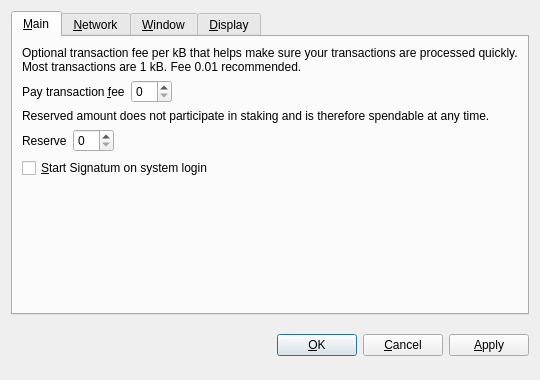
<?xml version="1.0" encoding="UTF-8"?>
<ui version="4.0">
 <class>OptionsDialog</class>
 <widget class="QDialog" name="OptionsDialog">
  <property name="geometry">
   <rect>
    <x>0</x>
    <y>0</y>
    <width>540</width>
    <height>380</height>
   </rect>
  </property>
  <property name="windowTitle">
   <string>Options</string>
  </property>
  <property name="modal">
   <bool>true</bool>
  </property>
  <layout class="QVBoxLayout" name="verticalLayout">
   <item>
    <widget class="QTabWidget" name="tabWidget">
     <property name="tabPosition">
      <enum>QTabWidget::North</enum>
     </property>
     <property name="currentIndex">
      <number>0</number>
     </property>
     <widget class="QWidget" name="tabMain">
      <attribute name="title">
       <string>&amp;Main</string>
      </attribute>
      <layout class="QVBoxLayout" name="verticalLayout_Main">
       <item>
        <widget class="QLabel" name="transactionFeeInfoLabel">
         <property name="text">
          <string>Optional transaction fee per kB that helps make sure your transactions are processed quickly. Most transactions are 1 kB. Fee 0.01 recommended.</string>
         </property>
         <property name="textFormat">
          <enum>Qt::PlainText</enum>
         </property>
         <property name="wordWrap">
          <bool>true</bool>
         </property>
        </widget>
       </item>
       <item>
        <layout class="QHBoxLayout" name="horizontalLayoutFee">
         <item>
          <widget class="QLabel" name="transactionFeeLabel">
           <property name="text">
            <string>Pay transaction &amp;fee</string>
           </property>
           <property name="textFormat">
            <enum>Qt::PlainText</enum>
           </property>
           <property name="buddy">
            <cstring>transactionFee</cstring>
           </property>
          </widget>
         </item>
         <item>
          <widget class="BitcoinAmountField" name="transactionFee"/>
         </item>
         <item>
          <spacer name="horizontalSpacerFee">
           <property name="orientation">
            <enum>Qt::Horizontal</enum>
           </property>
           <property name="sizeHint" stdset="0">
            <size>
             <width>40</width>
             <height>20</height>
            </size>
           </property>
          </spacer>
         </item>
        </layout>
       </item>
       <item>
        <widget class="QLabel" name="reserveBalanceInfoLabel">
         <property name="text">
          <string>Reserved amount does not participate in staking and is therefore spendable at any time.</string>
         </property>
         <property name="textFormat">
          <enum>Qt::PlainText</enum>
         </property>
         <property name="wordWrap">
          <bool>true</bool>
         </property>
        </widget>
       </item>
       <item>
        <layout class="QHBoxLayout" name="horizontalLayoutReserveBalance">
         <item>
          <widget class="QLabel" name="reserveBalanceLabel">
           <property name="text">
            <string>Reserve</string>
           </property>
           <property name="textFormat">
            <enum>Qt::PlainText</enum>
           </property>
           <property name="buddy">
            <cstring>reserveBalance</cstring>
           </property>
          </widget>
         </item>
         <item>
          <widget class="BitcoinAmountField" name="reserveBalance"/>
         </item>
         <item>
          <spacer name="horizontalSpacerReserveBalance">
           <property name="orientation">
            <enum>Qt::Horizontal</enum>
           </property>
           <property name="sizeHint" stdset="0">
            <size>
             <width>40</width>
             <height>20</height>
            </size>
           </property>
          </spacer>
         </item>
        </layout>
       </item>
       <item>
        <widget class="QCheckBox" name="bitcoinAtStartup">
         <property name="toolTip">
          <string>Automatically start Signatum after logging in to the system.</string>
         </property>
         <property name="text">
          <string>&amp;Start Signatum on system login</string>
         </property>
        </widget>
       </item>
       <item>
        <spacer name="verticalSpacer_Main">
         <property name="orientation">
          <enum>Qt::Vertical</enum>
         </property>
         <property name="sizeHint" stdset="0">
          <size>
           <width>20</width>
           <height>40</height>
          </size>
         </property>
        </spacer>
       </item>
      </layout>
     </widget>
     <widget class="QWidget" name="tabNetwork">
      <attribute name="title">
       <string>&amp;Network</string>
      </attribute>
      <layout class="QVBoxLayout" name="verticalLayout_Network">
       <item>
        <widget class="QCheckBox" name="mapPortUpnp">
         <property name="toolTip">
          <string>Automatically open the Signatum client port on the router. This only works when your router supports UPnP and it is enabled.</string>
         </property>
         <property name="text">
          <string>Map port using &amp;UPnP</string>
         </property>
        </widget>
       </item>
       <item>
        <widget class="QCheckBox" name="connectSocks">
         <property name="toolTip">
          <string>Connect to the Signatum network through a SOCKS5 proxy (e.g. when connecting through Tor).</string>
         </property>
         <property name="text">
          <string>&amp;Connect through SOCKS5 proxy:</string>
         </property>
        </widget>
       </item>
       <item>
        <layout class="QHBoxLayout" name="horizontalLayout_Network">
         <item>
          <widget class="QLabel" name="proxyIpLabel">
           <property name="text">
            <string>Proxy &amp;IP:</string>
           </property>
           <property name="textFormat">
            <enum>Qt::PlainText</enum>
           </property>
           <property name="buddy">
            <cstring>proxyIp</cstring>
           </property>
          </widget>
         </item>
         <item>
          <widget class="QValidatedLineEdit" name="proxyIp">
           <property name="maximumSize">
            <size>
             <width>140</width>
             <height>16777215</height>
            </size>
           </property>
           <property name="toolTip">
            <string>IP address of the proxy (e.g. 127.0.0.1)</string>
           </property>
          </widget>
         </item>
         <item>
          <widget class="QLabel" name="proxyPortLabel">
           <property name="text">
            <string>&amp;Port:</string>
           </property>
           <property name="textFormat">
            <enum>Qt::PlainText</enum>
           </property>
           <property name="buddy">
            <cstring>proxyPort</cstring>
           </property>
          </widget>
         </item>
         <item>
          <widget class="QLineEdit" name="proxyPort">
           <property name="maximumSize">
            <size>
             <width>55</width>
             <height>16777215</height>
            </size>
           </property>
           <property name="toolTip">
            <string>Port of the proxy (e.g. 9050)</string>
           </property>
          </widget>
         </item>
         <item>
          <spacer name="horizontalSpacer_Network">
           <property name="orientation">
            <enum>Qt::Horizontal</enum>
           </property>
           <property name="sizeHint" stdset="0">
            <size>
             <width>40</width>
             <height>20</height>
            </size>
           </property>
          </spacer>
         </item>
        </layout>
       </item>
       <item>
        <spacer name="verticalSpacer_Network">
         <property name="orientation">
          <enum>Qt::Vertical</enum>
         </property>
         <property name="sizeHint" stdset="0">
          <size>
           <width>20</width>
           <height>40</height>
          </size>
         </property>
        </spacer>
       </item>
      </layout>
     </widget>
     <widget class="QWidget" name="tabWindow">
      <attribute name="title">
       <string>&amp;Window</string>
      </attribute>
      <layout class="QVBoxLayout" name="verticalLayout_Window">
       <item>
        <widget class="QCheckBox" name="minimizeToTray">
         <property name="toolTip">
          <string>Show only a tray icon after minimizing the window.</string>
         </property>
         <property name="text">
          <string>&amp;Minimize to the tray instead of the taskbar</string>
         </property>
        </widget>
       </item>
       <item>
        <widget class="QCheckBox" name="minimizeOnClose">
         <property name="toolTip">
          <string>Minimize instead of exit the application when the window is closed. When this option is enabled, the application will be closed only after selecting Quit in the menu.</string>
         </property>
         <property name="text">
          <string>M&amp;inimize on close</string>
         </property>
        </widget>
       </item>
       <item>
        <spacer name="verticalSpacer_Window">
         <property name="orientation">
          <enum>Qt::Vertical</enum>
         </property>
         <property name="sizeHint" stdset="0">
          <size>
           <width>20</width>
           <height>40</height>
          </size>
         </property>
        </spacer>
       </item>
      </layout>
     </widget>
     <widget class="QWidget" name="tabDisplay">
      <attribute name="title">
       <string>&amp;Display</string>
      </attribute>
      <layout class="QVBoxLayout" name="verticalLayout_Display">
       <item>
        <layout class="QHBoxLayout" name="horizontalLayout_1_Display">
         <item>
          <widget class="QLabel" name="langLabel">
           <property name="text">
            <string>User Interface &amp;language:</string>
           </property>
           <property name="textFormat">
            <enum>Qt::PlainText</enum>
           </property>
           <property name="buddy">
            <cstring>lang</cstring>
           </property>
          </widget>
         </item>
         <item>
          <widget class="QValueComboBox" name="lang">
           <property name="toolTip">
            <string>The user interface language can be set here. This setting will take effect after restarting Signatum.</string>
           </property>
          </widget>
         </item>
        </layout>
       </item>
       <item>
        <layout class="QHBoxLayout" name="horizontalLayout_2_Display">
         <item>
          <widget class="QLabel" name="unitLabel">
           <property name="text">
            <string>&amp;Unit to show amounts in:</string>
           </property>
           <property name="textFormat">
            <enum>Qt::PlainText</enum>
           </property>
           <property name="buddy">
            <cstring>unit</cstring>
           </property>
          </widget>
         </item>
         <item>
          <widget class="QValueComboBox" name="unit">
           <property name="toolTip">
            <string>Choose the default subdivision unit to show in the interface and when sending coins.</string>
           </property>
          </widget>
         </item>
        </layout>
       </item>
       <item>
        <widget class="QCheckBox" name="coinControlFeatures">
         <property name="toolTip">
          <string>Whether to show coin control features or not.</string>
         </property>
         <property name="text">
          <string>Display coin &amp;control features (experts only!)</string>
         </property>
        </widget>
       </item>
       <item>
        <widget class="QCheckBox" name="useBlackTheme">
         <property name="text">
          <string>Use black visual theme (requires restart)</string>
         </property>
        </widget>
       </item>
       <item>
        <spacer name="verticalSpacer_Display">
         <property name="orientation">
          <enum>Qt::Vertical</enum>
         </property>
         <property name="sizeHint" stdset="0">
          <size>
           <width>20</width>
           <height>40</height>
          </size>
         </property>
        </spacer>
       </item>
      </layout>
     </widget>
    </widget>
   </item>
   <item>
    <layout class="QHBoxLayout" name="horizontalLayout_Buttons">
     <item>
      <spacer name="horizontalSpacer_1">
       <property name="orientation">
        <enum>Qt::Horizontal</enum>
       </property>
       <property name="sizeHint" stdset="0">
        <size>
         <width>40</width>
         <height>48</height>
        </size>
       </property>
      </spacer>
     </item>
     <item>
      <widget class="QLabel" name="statusLabel">
       <property name="font">
        <font>
         <weight>75</weight>
         <bold>true</bold>
        </font>
       </property>
       <property name="text">
        <string/>
       </property>
       <property name="textFormat">
        <enum>Qt::PlainText</enum>
       </property>
       <property name="wordWrap">
        <bool>true</bool>
       </property>
      </widget>
     </item>
     <item>
      <spacer name="horizontalSpacer_2">
       <property name="orientation">
        <enum>Qt::Horizontal</enum>
       </property>
       <property name="sizeHint" stdset="0">
        <size>
         <width>40</width>
         <height>48</height>
        </size>
       </property>
      </spacer>
     </item>
     <item>
      <widget class="QPushButton" name="okButton">
       <property name="text">
        <string>&amp;OK</string>
       </property>
      </widget>
     </item>
     <item>
      <widget class="QPushButton" name="cancelButton">
       <property name="text">
        <string>&amp;Cancel</string>
       </property>
       <property name="autoDefault">
        <bool>false</bool>
       </property>
      </widget>
     </item>
     <item>
      <widget class="QPushButton" name="applyButton">
       <property name="text">
        <string>&amp;Apply</string>
       </property>
       <property name="autoDefault">
        <bool>false</bool>
       </property>
      </widget>
     </item>
    </layout>
   </item>
  </layout>
 </widget>
 <customwidgets>
  <customwidget>
   <class>BitcoinAmountField</class>
   <extends>QSpinBox</extends>
   <header>bitcoinamountfield.h</header>
  </customwidget>
  <customwidget>
   <class>QValueComboBox</class>
   <extends>QComboBox</extends>
   <header>qvaluecombobox.h</header>
  </customwidget>
  <customwidget>
   <class>QValidatedLineEdit</class>
   <extends>QLineEdit</extends>
   <header>qvalidatedlineedit.h</header>
  </customwidget>
 </customwidgets>
 <resources/>
 <connections/>
</ui>
